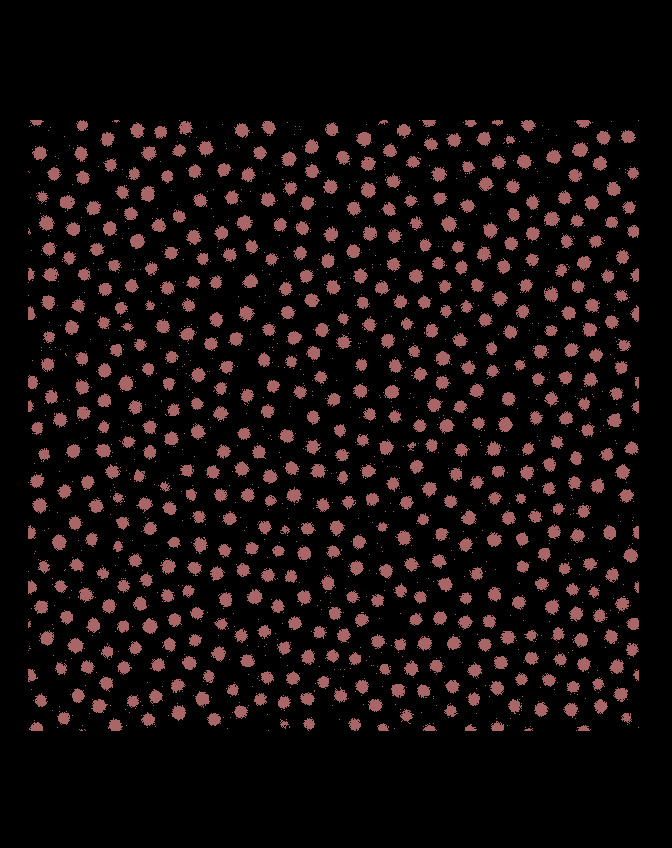
#> input picture lconf.jpg, 672 x 848 px
$ python testdbscan.py ../lconf.jpg
#> lines starting #> are read from the running program, lines starting #| are printed output that depends on the picture; after the words box and inside, x2 and y2 are one past the last pixel; in counts of white or black regions, pixels touching at a corner belong together
import sys
import numpy as np
import matplotlib.pyplot as plt
from PIL import Image
import time
import os
from sklearn.cluster import DBSCAN


def load_image():
    if len(sys.argv) != 2:
        print("serialDBSCAN: Must specify one image filename")
        print("example: python3 serialDBSCAN filename.jpg")
        sys.exit(1)
    image_filename = sys.argv[1]
    image_orig = Image.open(image_filename)
#> image_orig is the input picture: PIL image 672x848 RGB; mean R, G, B 20.8, 12.7, 12.9
    return np.array(image_orig.convert('1'), dtype=int)
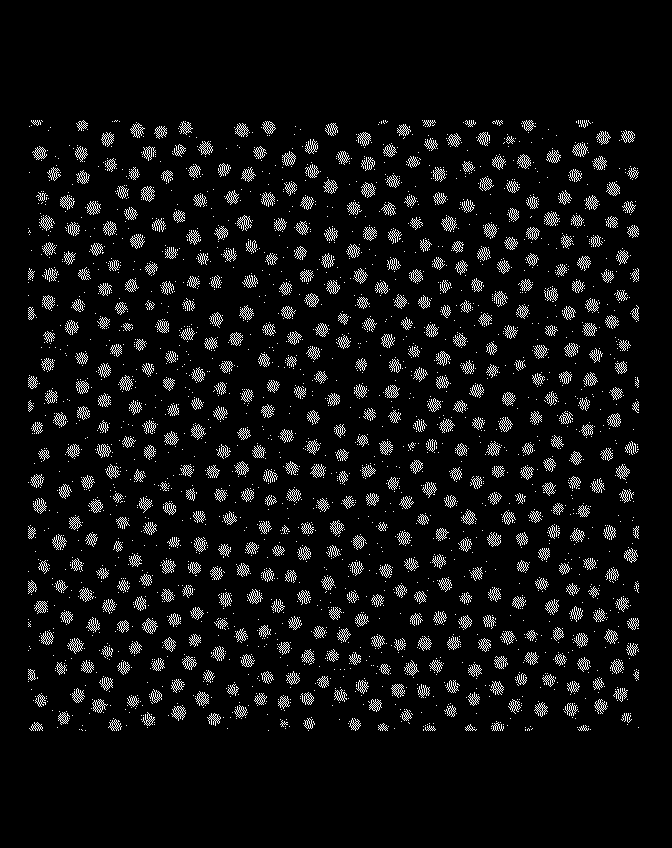
#> returned value: shape (848, 672) int64; values 0 (black) and 1 (white), 6% white in thin lines or dots, all inside (x1, y1, x2, y2) = (28, 120, 639, 731)

if __name__ == "__main__":
    start = time.time()
    image_bw = load_image()
    print(f"Image shape: {image_bw.shape}")
#| Image shape: (848, 672)

    # Extraer coordenadas de los píxeles con valor 1 (puedes cambiar a 0 si lo prefieres)
    points = np.column_stack(np.where(image_bw == 1))
#> points = 34076 pairs, first value 120 to 730, second value 28 to 638
    # Si quieres (x, y) en vez de (y, x):
    points = points[:, ::-1]
#> points = 34076 pairs, first value 28 to 638, second value 120 to 730

    dbscan = DBSCAN(eps=3.337191107070134, min_samples=5)
    labels = dbscan.fit_predict(points)
    n_clusters = len(set(labels)) - (1 if -1 in labels else 0)
#> n_clusters = 541
    print(f"Number of clusters found: {n_clusters}")
#| Number of clusters found: 541

    # Visualización opcional de los clusters
    plt.figure(figsize=(6, 6))
    plt.imshow(image_bw, cmap='gray')
    for cluster_id in range(n_clusters):
        cluster_points = points[labels == cluster_id]
        plt.scatter(cluster_points[:, 0], cluster_points[:, 1], s=2, label=f'Cluster {cluster_id}')
    plt.title('DBSCAN Clusters')
    plt.show()
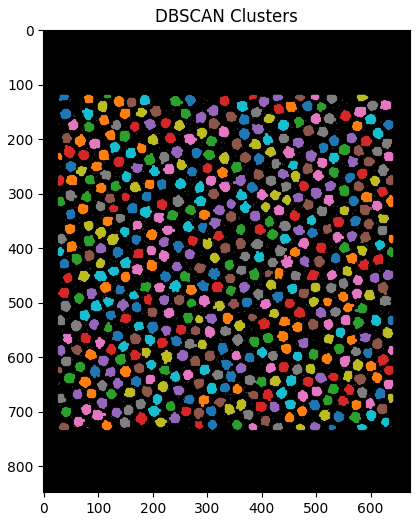
#> figure drawn by matplotlib, 1 panel

$ run again, on salr.jpg
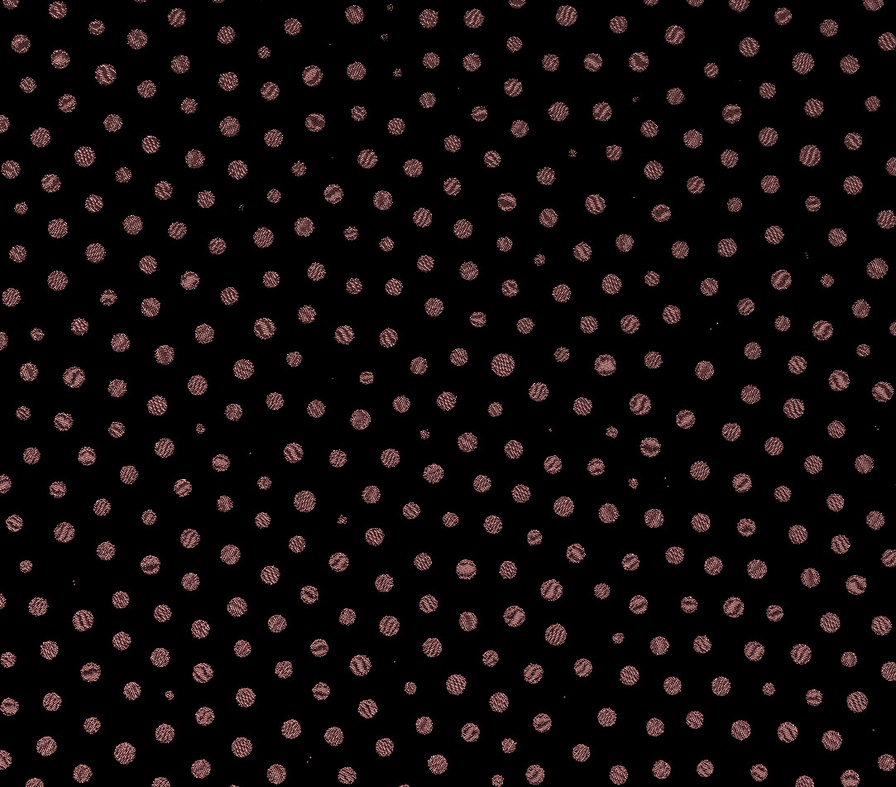
#> input picture salr.jpg, 896 x 787 px, shrunk from 1083 x 951 before the run
#> in load_image, image_orig is the input picture: PIL image 896x787 RGB; mean R, G, B 15.8, 10.3, 10.4
#> in load_image, `return np.array(image_orig.convert('1'), dtype=int)`:
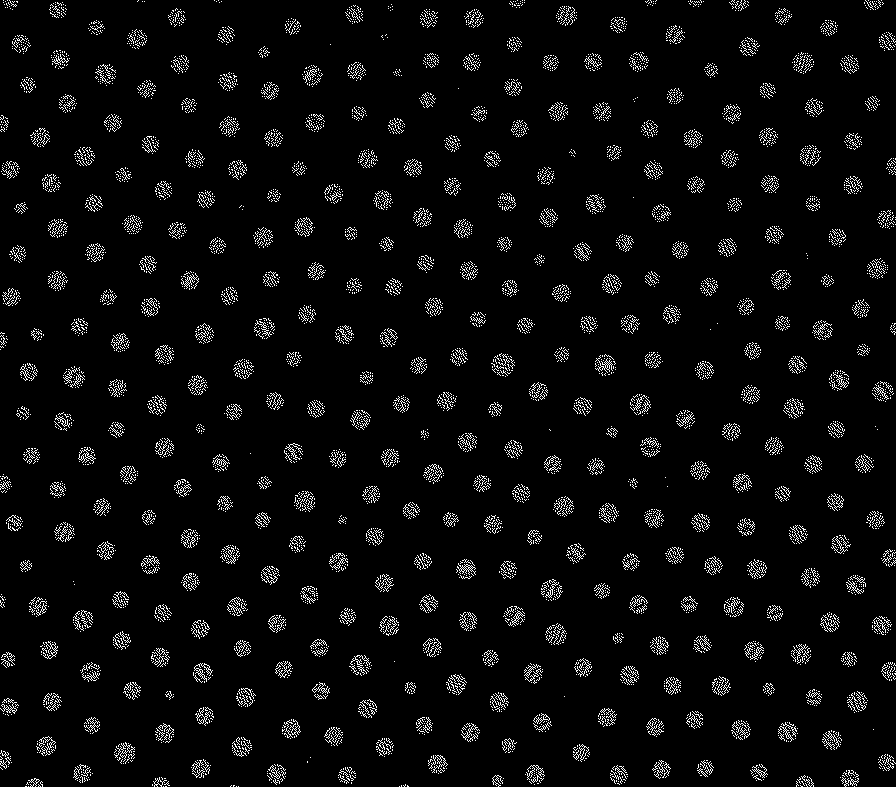
#> returned value: shape (787, 896) int64; values 0 (black) and 1 (white), 4.5% white in thin lines or dots
#| Image shape: (787, 896)
#> `points = np.column_stack(np.where(image_bw == 1))`: points = 31698 pairs, first value 0 to 786, second value 0 to 895
#> `points = points[:, ::-1]`: points = 31698 pairs, first value 0 to 895, second value 0 to 786
#> n_clusters = 379
#| Number of clusters found: 379
#> `plt.show()`:
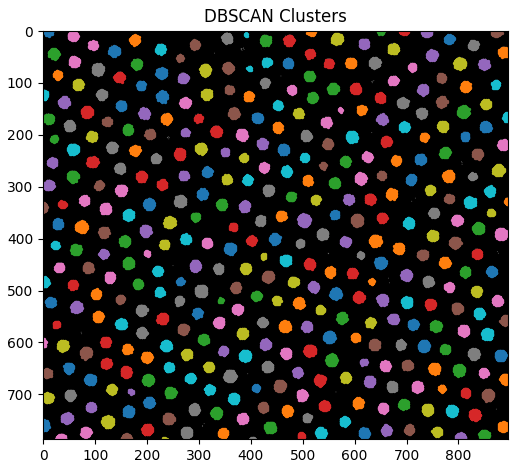
#> figure drawn by matplotlib, 1 panel
